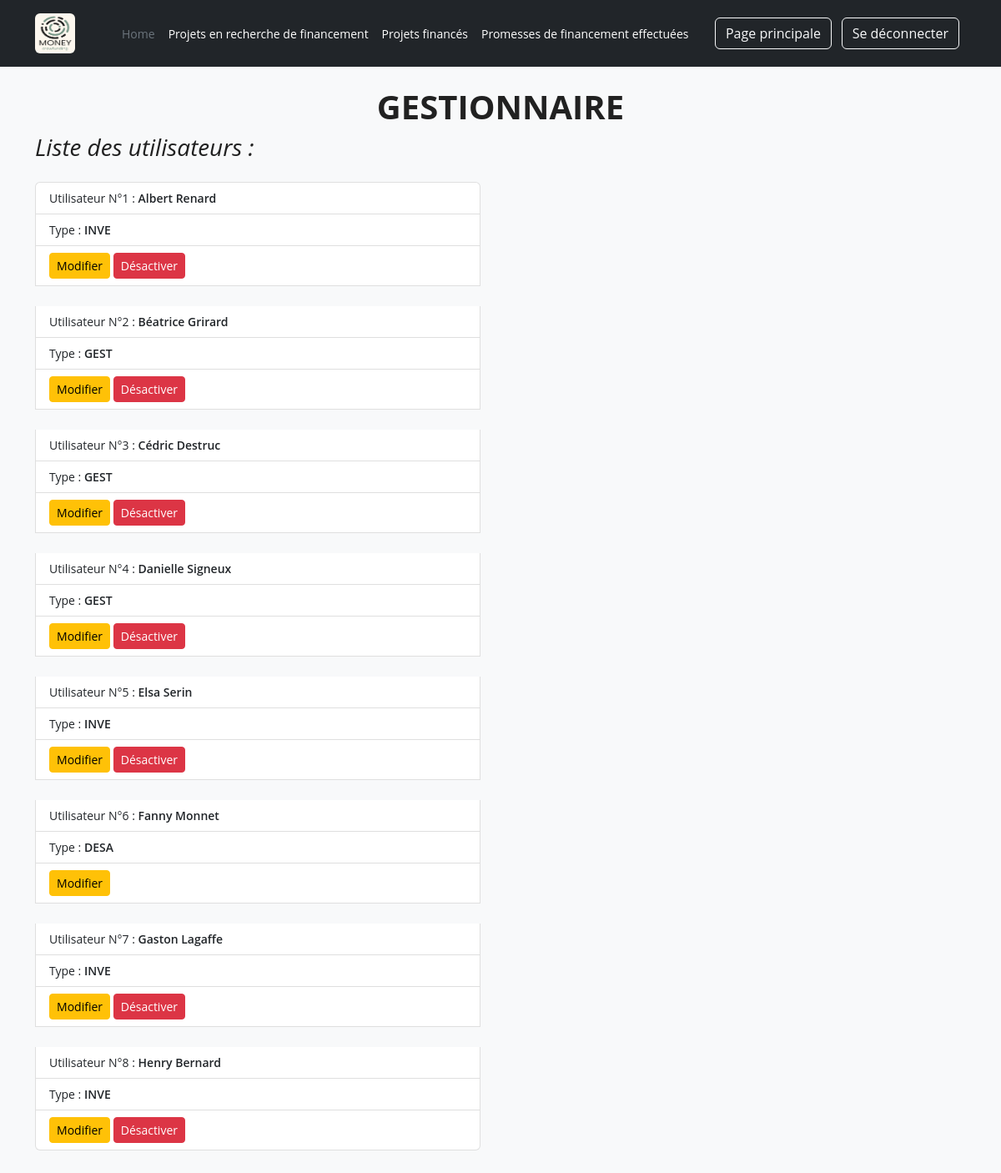
Page /afficher_liste_utilisateurs.php (signed in) on the committed database.
### tables this page shows
CREATE TABLE `utilisateur` (
  `id` int(11) NOT NULL,
  `login` varchar(100) DEFAULT NULL,
  `password` varchar(100) DEFAULT NULL,
  `email` varchar(100) DEFAULT NULL,
  `nom` varchar(100) DEFAULT NULL,
  `type` varchar(4) DEFAULT NULL
);

### afficher_liste_utilisateurs.php (called while the page is built, shortened)
<?php
include "library/init.php";
if(empty($_SESSION["id"])) {
    include "templates/pages/page_form_connexion.php";
    exit();
} else {
    $utilisateur = new utilisateur();
    $utilisateur->recupererUnUtilisateur($_SESSION["id"]);
}
$listeUtilisateurs = $utilisateur->recupererTousLesUtilisateurs();
include "templates/pages/page_liste_utilisateurs.php";

### data/utilisateur.php (called while the page is built, shortened)
<?php
class utilisateur {
    protected $nom = "";
    protected $type = "";
    protected $id = 0;
    function getNom() {
        return $this->nom;
    }
    function getType() {
        return $this->type;
    }
    function id() {
        return $this->id;
    }
    function chargerInformationsUtilisateur($tabUtilisateur) {
        if (isset($tabUtilisateur["nom"])) {
            $this->nom = $tabUtilisateur["nom"];
        }
        if (isset($tabUtilisateur["type"])) {
            $this->type = $tabUtilisateur["type"];
        }
    }
    function executerRequete($sql, $parametres = []) {
        global $bdd;
        $requete = $bdd->prepare($sql);
        if (!$requete->execute($parametres)) {
            echo "Echec de la requête";
            return false;
        }
        return $requete;
    }
    function recupererUnUtilisateur($id) {
        $sql = "SELECT `id`, `login`, `password`, `email`, `nom`, `type`
                FROM `utilisateur`
                WHERE `id` = :id";
        $parametres = [
            ":id" => $id
        ];
        $requete = $this->executerRequete($sql, $parametres);
        $lignes = $requete->fetchAll(PDO::FETCH_ASSOC);
        if (empty($lignes)) {
            return false;
        } else {
            $this->id = $lignes[0]["id"];
            return true;
        }
    }
    function recupererTousLesUtilisateurs() {
        $sql = "SELECT `id`, `login`, `password`, `email`, `nom`, `type`
                FROM `utilisateur`";
        $requete = $this->executerRequete($sql, []);
        $lignes = $requete->fetchAll(PDO::FETCH_ASSOC);
        $liste = [];
        foreach ($lignes as $tabUtilisateur) {
            $utilisateur = new utilisateur();
            $utilisateur->chargerInformationsUtilisateur($tabUtilisateur);
            $utilisateur->id = $tabUtilisateur["id"];
            $liste[$tabUtilisateur["id"]] = $utilisateur;
        }
        return $liste;
    }
}

### templates/pages/page_liste_utilisateurs.php (the view, shortened to what this page needs)
<!DOCTYPE html>
<html lang="en">
<head>
    <?php include "templates/fragments/head.php" ?>
</head>
<body>
<?php include "templates/fragments/header.php" ?>
    <div class="container my-4">
        <main>
            <h1 class="h1 fw-bold text-center text-uppercase">Gestionnaire</h1>
            <div class="row g-5">
                <div class="col-md-4 col-lg-6">
                    <h2 class="h3 fst-italic">Liste des utilisateurs :</h2>
                    <?php if(empty($listeUtilisateurs)): ?>
                        <div class="alert alert-primary my-4">Il n'y a pas d'utilisateurs</div>
                    <?php else: ?>
                        <ul class="list-group my-4">
                            <?php foreach($listeUtilisateurs as $unUtilisateur): ?>
                                <li class="list-group-item">
                                    Utilisateur N°<?= $unUtilisateur->id() ?> : <span class="fw-semibold"><?= htmlentities($unUtilisateur->getNom()) ?></span>
                                </li>
                                <li class="list-group-item">
                                    Type : <span class="fw-semibold"><?= $unUtilisateur->getType() ?></span>
                                </li>
                                <li class="list-group-item mb-4">
                                    <a href="afficher_modifier_utilisateur.php?id=<?= $unUtilisateur->id() ?>" class="btn btn-warning btn-sm">Modifier</a>
                                    <?php if($unUtilisateur->getType() != "DESA"): ?>
                                        <a href="desactiver_utilisateur.php?id=<?= $unUtilisateur->id() ?>" class="btn btn-danger btn-sm">Désactiver</a>
                                    <?php endif; ?>
                                </li>
                            <?php endforeach; ?>
                        </ul>
                    <?php endif; ?>
                </div>
            </div>
        </main>
    </div>
<?php include "templates/fragments/footer.php" ?>

### templates/fragments/head.php (shortened to what this page needs)
<link rel="stylesheet" href="css/bootstrap.css" type="text/css">
<link rel="stylesheet" href="css/style.css" type="text/css">

### templates/fragments/header.php (shortened to what this page needs)
<header class="p-3 text-bg-dark">
    <div class="container">
      <div class="d-flex flex-wrap align-items-center justify-content-center justify-content-lg-start">
        <a href="index.php" class="d-flex align-items-center me-4 mb-2 mb-lg-0 text-white text-decoration-none" title="Page d'accueil du site de financement participatif MONEY">
            <img src="img/logo-money.png" alt="Logo du site MONEY" width="48" height="48" class="rounded">
        </a>
        <ul class="nav col-12 col-lg-auto me-lg-auto ms-4 mb-2 justify-content-center mb-md-0">
          <li>
            <a href="index.php" class="nav-link px-2 text-secondary" title="Page d'accueil du site de financement participatif MONEY">Home</a>
          </li>
          <?php if(!empty($_SESSION["id"]) && $_SESSION["id"] != 0): ?>
              <?php if($utilisateur->getType() == "GEST"): ?>
                <li><a href="afficher_liste_utilisateurs.php" title="Liste des utilisateurs" class="nav-link px-2 text-white">Liste des utilisateurs</a></li>
                <li><a href="afficher_form_utilisateur.php" title="Formulaire de saisie d'un nouvel utilisateur" class="nav-link px-2 text-white">Nouvel utilisateur</a></li>
                <li><a href="afficher_liste_projets.php" title="Liste des projets acceptés" class="nav-link px-2 text-white">Projets acceptés</a></li>
                <li><a href="afficher_liste_projets_finances.php" title="Liste des projets financés" class="nav-link px-2 text-white">Projets financés</a></li>
            </ul>
            <div class="text-end">
              <a href="afficher_page_gestionnaire.php" title="Page principale des membres gestionnaire" class="btn btn-outline-light me-2">Page principale</a>
              <a href="afficher_form_connexion.php" title="Page du formulaire de connexion" class="btn btn-outline-light me-2">Se déconnecter</a>
            </div>
            <?php elseif($utilisateur->getType() == "INVE"): ?>
                <li><a href="afficher_liste_projets_recherches.php" title="Liste des projets en rechecher de financement" class="nav-link px-2 text-white">Projets en recherche de financement</a></li>
                <li><a href="afficher_liste_projets_finances.php" title="Liste des projets financés" class="nav-link px-2 text-white">Projets financés</a></li>
                <li><a href="afficher_liste_promesses_effectuees.php" title="Liste des promesses effectuées" class="nav-link px-2 text-white">Promesses de financement effectuées</a></li>
            </ul>
            <div class="text-end">
              <a href="afficher_page_investisseur.php" title="Page principale des membres investisseur" class="btn btn-outline-light me-2">Page principale</a>
              <a href="afficher_form_connexion.php" title="Page du formulaire de connexion" class="btn btn-outline-light me-2">Se déconnecter</a>
            </div>
          <?php endif; ?>
      <?php endif; ?>
      </div>
    </div>
</header>

### templates/fragments/footer.php (shortened to what this page needs)
</body>
</html>

### css/style.css (style rules this page uses)
* { margin: 0; padding: 0; box-sizing: border-box; }
html { scroll-behavior: smooth; }
body { color: #212121; background-color: #f8f9fa; font-size: 14px; font-family: 'Open Sans', sans-serif; }
a { text-decoration: none; color: inherit; }

### rows in the picture
utilisateur: id "1", nom "Albert Renard", type "INVE"
utilisateur: id "2", nom "Béatrice Grirard", type "GEST"
utilisateur: id "3", nom "Cédric Destruc", type "GEST"
utilisateur: id "4", nom "Danielle Signeux", type "GEST"
utilisateur: id "5", nom "Elsa Serin", type "INVE"
utilisateur: id "6", nom "Fanny Monnet", type "DESA"
utilisateur: id "7", nom "Gaston Lagaffe", type "INVE"
utilisateur: id "8", nom "Henry Bernard", type "INVE"
